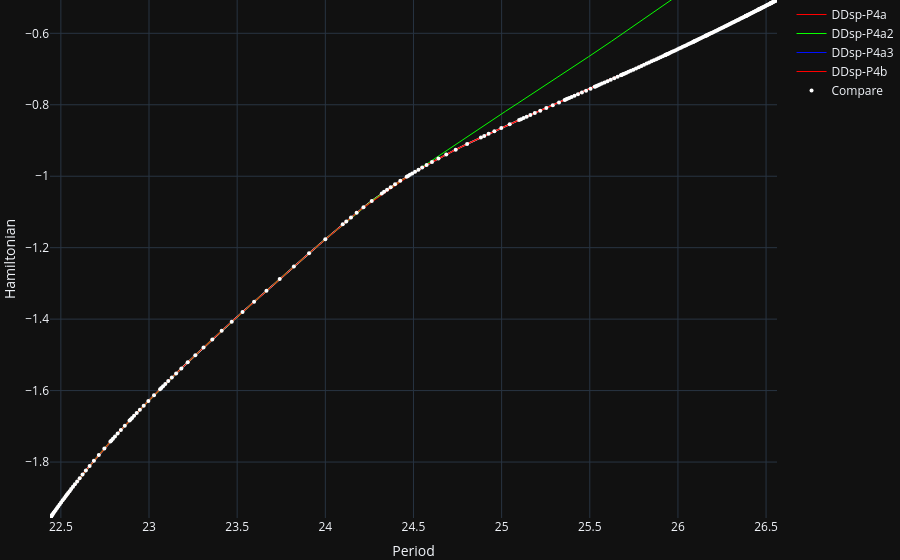

The code cell stored with this chart in its notebook:
### Code cell
compare_fast(periods, hamiltonians, fnames)

### Figure 1 — Plotly figure (JSON) as saved in the notebook; plotly's stock layout.template omitted (floating-point values rounded to 4 significant figures; data arrays with more than 128 entries replaced by an {"elided": "..."} marker saying what was removed)
{"data": [{"hoverinfo": "name", "line": {"color": "white", "width": 1.5}, "mode": "lines", "name": "Compare", "showlegend": false, "type": "scatter", "x": {"elided": "283 float values"}, "y": {"elided": "283 float values"}}, {"hoverinfo": "name", "line": {"color": "rgb(255, 0, 0)", "width": 1}, "mode": "lines", "name": "DDsp-P4a", "type": "scatter", "x": {"elided": "283 float values"}, "y": {"elided": "283 float values"}}, {"hoverinfo": "name", "line": {"color": "rgb(8, 255, 0)", "width": 1}, "mode": "lines", "name": "DDsp-P4a2", "type": "scatter", "x": {"elided": "414 float values"}, "y": {"elided": "414 float values"}}, {"hoverinfo": "name", "line": {"color": "rgb(0, 16, 255)", "width": 1}, "mode": "lines", "name": "DDsp-P4a3", "type": "scatter", "x": [22.44, 22.44, 22.44, 22.44, 22.44, 22.44, 22.44, 22.44, 22.44, 22.44, 22.44, 22.44, 22.44, 22.44, 22.44, 22.44, 22.44, 22.44, 22.44, 22.44, 22.44, 22.44, 22.44, 22.44, 22.44, 22.44, 22.44, 22.44, 22.44, 22.44, 22.44, 22.44, 22.44, 22.44, 22.44], "y": [-1.957, -1.957, -1.957, -1.957, -1.957, -1.957, -1.957, -1.957, -1.957, -1.957, -1.957, -1.957, -1.957, -1.957, -1.957, -1.957, -1.957, -1.957, -1.957, -1.957, -1.957, -1.957, -1.957, -1.957, -1.957, -1.957, -1.957, -1.956, -1.956, -1.956, -1.956, -1.956, -1.955, -1.955, -1.955]}, {"hoverinfo": "name", "line": {"color": "rgb(255, 0, 0)", "width": 1}, "mode": "lines", "name": "DDsp-P4b", "type": "scatter", "x": {"elided": "314 float values"}, "y": {"elided": "314 float values"}}, {"hoverinfo": "name", "marker": {"color": "white", "size": 4}, "mode": "markers", "name": "Compare", "type": "scatter", "x": {"elided": "283 float values"}, "y": {"elided": "283 float values"}}], "layout": {"margin": {"b": 0, "l": 0, "r": 0, "t": 0}, "modebar": {"orientation": "v", "remove": ["autoScale", "lasso2d", "select2d", "toImage"]}, "showlegend": true, "xaxis": {"range": [22.44, 26.56], "title": {"text": "Period"}}, "yaxis": {"range": [-1.957, -0.5068], "title": {"text": "Hamiltonian"}}}}
